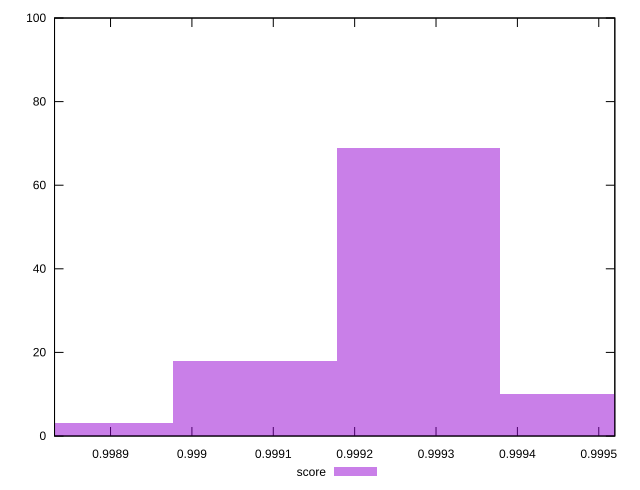

Generate this figure with gnuplot:
reset

$score <<EOF
0.9990776455818289 18
0.9994790427877678 10
0.9992783441847983 69
0.9988769469788594 3
EOF

set key outside below
set boxwidth 0.00020069860296943127
set xrange [0.998831165827192:0.9995197415404649]
set yrange [0:100]
set trange [0:100]
set style fill transparent solid 0.5 noborder
set terminal svg size 640, 490 enhanced background rgb 'white'
set output "reprap/mainthread-work-breakdown/samples/pages+cached+noexternal+noimg/score/histogram.svg"

plot $score title "score" with boxes

reset
